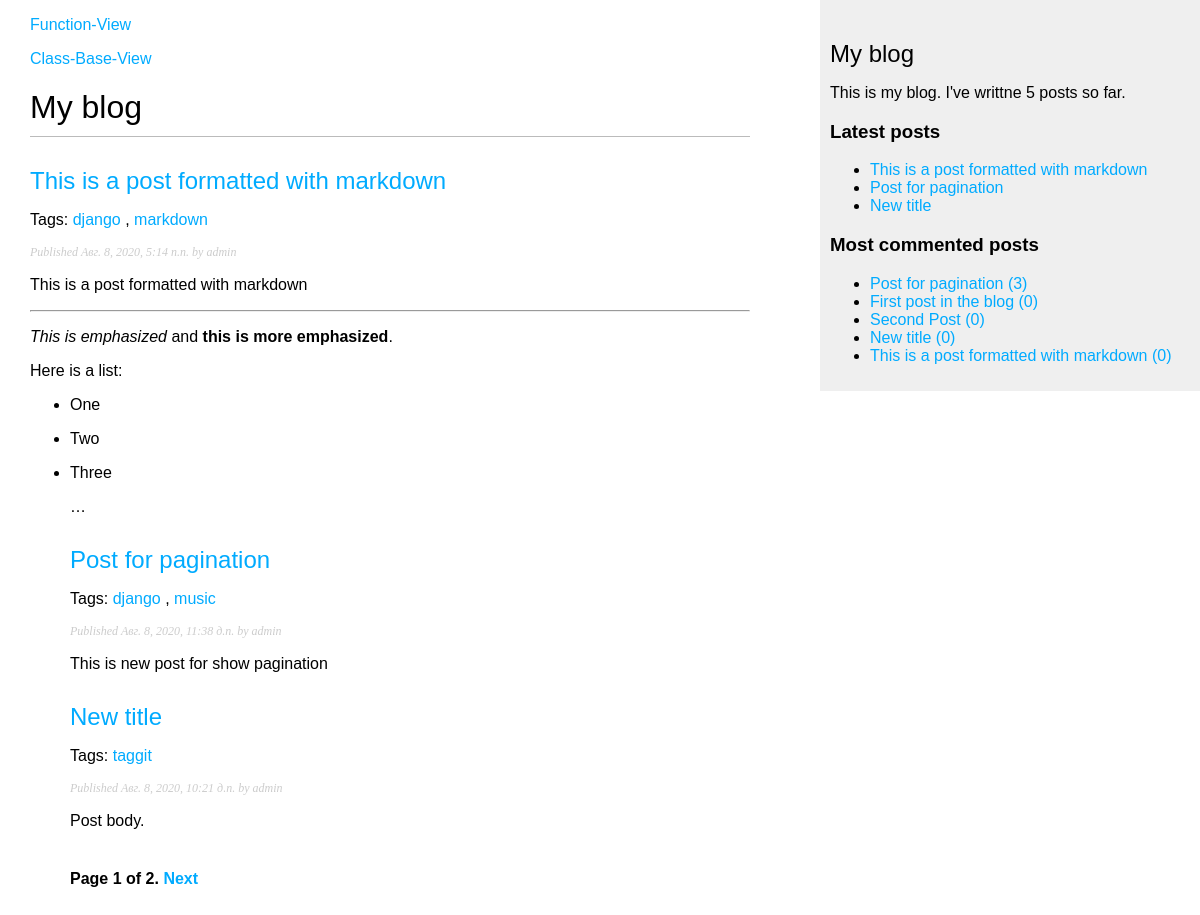
Screenshot of /blog/function_views/ with the database file from the repository.
### blog/models.py (models this page shows, shortened)
class Post(models.Model):
    STATUS_CHOICES = (
        ('draft', 'Draft'),
        ('published', 'Published'),
    )
    title = models.CharField(max_length=250)
    slug = models.SlugField(max_length=250, unique_for_date='publish')
    author = models.ForeignKey(User, on_delete=models.CASCADE,
                               related_name='blog_posts')
    body = models.TextField()
    publish = models.DateTimeField(default=timezone.now)
    created = models.DateTimeField(auto_now_add=True)
    updated = models.DateTimeField(auto_now=True)
    status = models.CharField(max_length=10, choices=STATUS_CHOICES,
                              default='draft')
    objects = models.Manager()  # Менеджер по умолчанию.
    published = PublishedManager()  # Наш новый менеджер.
    tags = TaggableManager()
    class Meta:
        ordering = ('-publish',)
    def get_absolute_url(self):
        return reverse('blog:post_detail', args=[self.publish.year,
                                                 self.publish.month,
                                                 self.publish.day, self.slug])

### blog/views.py (the view)
# urls.py: path('function_views/', views.post_list, name='post_list'),
def post_list(request, tag_slug=None):
    object_list = Post.published.all()
    tag = None
    if tag_slug:
        tag = get_object_or_404(Tag, slug=tag_slug)
        object_list = object_list.filter(tags__in=[tag])
    paginator = Paginator(object_list, 3)  # По 3 статьи на каждой странице
    page = request.GET.get('page')
    try:
        posts = paginator.page(page)
    except PageNotAnInteger:
        posts = paginator.page(1)
    except EmptyPage:
        posts = paginator.page(paginator.num_pages)
    return render(request, 'blog/post/list.html', {'page': page,
                                                   'posts': posts,
                                                   'tag': tag})

### blog/models.py (called while the page is built)
    def get_queryset(self):
        return super().get_queryset().filter(status='published')

### blog/templatetags/blog_tags.py (called while the page is built)
@register.simple_tag
def total_posts():
    return Post.published.count()

@register.inclusion_tag('blog/post/latest_posts.html')
def show_latest_posts(count=5):
    latest_posts = Post.published.order_by('-publish')[:count]
    return {'latest_posts': latest_posts}

@register.simple_tag
def get_most_commented_posts(count=5):
    return Post.published.annotate(total_comments=Count('comments'))\
                         .order_by('-total_comments')[:count]

@register.filter(name='markdown')
def markdown_format(text):
    return mark_safe(markdown.markdown(text))

### blog/templates/blog/post/list.html (shortened to what this page needs)
{% extends 'blog/base.html' %}
{% load blog_tags %}
{% block content %}
    <h1>My blog</h1>
    {% for post in posts %}
        <h2>
            <a href="{{ post.get_absolute_url }}">{{ post.title }}</a>
        </h2>
        <p class="tags">Tags:
            {% for tag in post.tags.all %}
                <a href="{% url 'blog:post_list_by_tag' tag.slug %}">
                    {{ tag.name }}
                </a>
                {% if not forloop.last %}, {% endif %}
            {% endfor %}
        </p>
        <p class="date">Published {{ post.publish }} by {{ post.author }}</p>
        {{ post.body|markdown|truncatewords:30 }}
    {% endfor %}
    {% include 'pagination.html' with page=posts %}
{% endblock %}

### blog/templates/blog/base.html (shortened to what this page needs)
{% load blog_tags %}
{% load static %}
<!DOCTYPE html>
<html>
<head>
    <link href="{% static "css/blog.css" %}" rel="stylesheet">
</head>
<body>
    <div id="content">
        <p><a href="{% url 'blog:post_list' %}">Function-View</a></p>
        <p><a href="{% url 'blog:post_list_cbv' %}">Class-Base-View</a></p>
        {% block content %}{% endblock %}
    </div>
    <div id="sidebar">
        <h2>My blog</h2>
        <p>This is my blog. I've writtne {% total_posts %} posts so far.</p>
        <h3>Latest posts</h3>
        {% show_latest_posts 3 %}
        <h3>Most commented posts</h3>
        {% get_most_commented_posts as most_commented_posts %}
        <ul>
            {% for post in most_commented_posts %}
                <li>
                    <a href="{{ post.get_absolute_url }}">
                        {{ post.title }} ({{ post.comments.count }})
                    </a>
                </li>
            {% endfor %}
        </ul>
    </div>
</body>
</html>

### blog/templates/blog/post/latest_posts.html
<ul>
    {% for post in latest_posts %}
        <li>
            <a href="{{ post.get_absolute_url }}">{{ post.title }}</a>
        </li>
    {% endfor %}
</ul>

### blog/static/css/blog.css (style rules this page uses)
body { margin:0; padding:0; font-family:helvetica, sans-serif; }
a { color:#00abff; text-decoration:none; }
h1 { font-weight:normal; border-bottom:1px solid #bbb; padding:0 0 10px 0; }
h2 { font-weight:normal; margin:30px 0 0; }
#content { float:left; width:60%; padding:0 0 0 30px; }
#sidebar { float:right; width:30%; padding:10px; background:#efefef; height:100%; }
p.date { color:#ccc; font-family: georgia, serif; font-size: 12px; font-style: italic; }

### rows the page displays
Post: title "This is a post formatted with markdown", publish "Авг. 8, 2020, 5:14 п.п.", author "admin", body "This is a post formatted with markdown This is emphasized and this is more emphasized . Here is a list: One Two Three …", comments.count "0"
Tag: name "django"
Tag: name "markdown"
Post: title "Post for pagination", publish "Авг. 8, 2020, 11:38 д.п.", author "admin", body "This is new post for show pagination", comments.count "3"
Tag: name "music"
Post: title "New title", publish "Авг. 8, 2020, 10:21 д.п.", author "admin", body "Post body.", comments.count "0"
Tag: name "taggit"
Post: title "First post in the blog", comments.count "0"
Post: title "Second Post", comments.count "0"

### other values shown
{{ page.number }} "1"
{{ page.paginator.num_pages }} "2"
